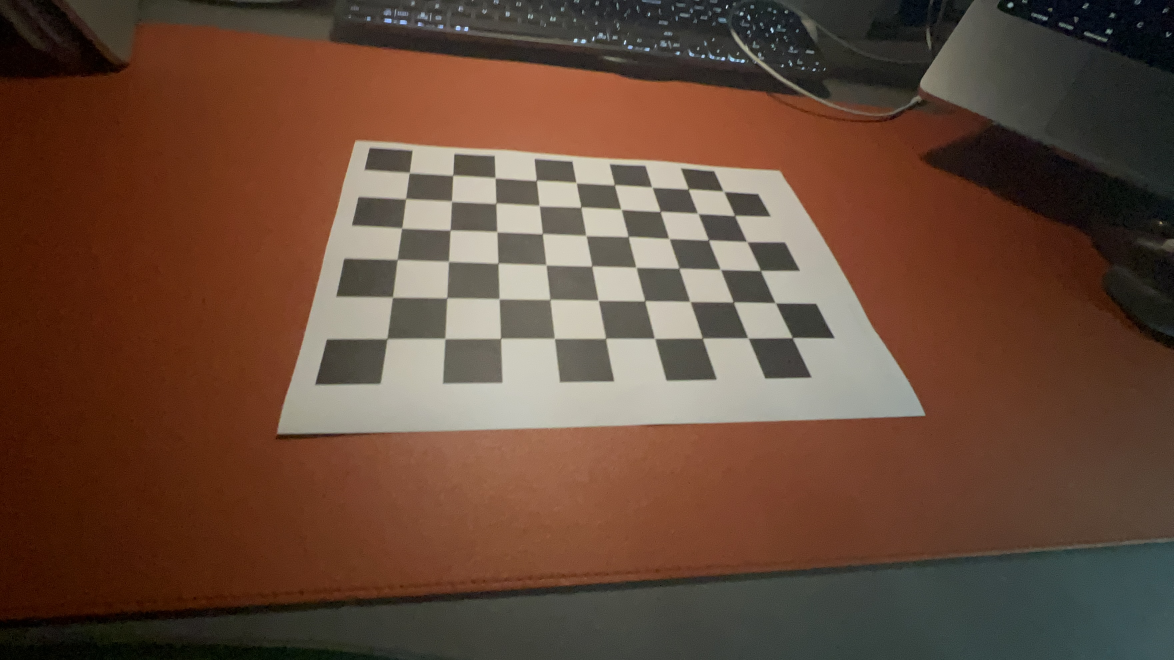
#> input picture hw4/chessboard/IMG_5877.JPG, 3520 x 1980 px (shown at 1/3 size)
$ python camera.py
#> lines starting #> are read from the running program, lines starting #| are printed output that depends on the picture
import cv2
import numpy as np
from tqdm import tqdm

# 步骤1: 相机标定
# 标定板的格子数
criteria = (cv2.TERM_CRITERIA_EPS + cv2.TERM_CRITERIA_MAX_ITER, 30, 0.001)
pattern_size = (9, 6)
# 创建一个数组用于保存标定板角点的坐标
objpoints = []
imgpoints = []

# 生成标定板上的三维点
objp = np.zeros((pattern_size[0] * pattern_size[1], 3), np.float32)
objp[:, :2] = np.mgrid[0:pattern_size[0], 0:pattern_size[1]].T.reshape(-1, 2)

# 读取标定板图片
calibration_images = ['./chessboard/IMG_5877.JPG', './chessboard/IMG_5878.JPG', './chessboard/IMG_5879.JPG', './chessboard/IMG_5880.JPG', './chessboard/IMG_5882.JPG',
          './chessboard/IMG_5883.JPG', './chessboard/IMG_5884.JPG', './chessboard/IMG_5885.JPG', './chessboard/IMG_5887.JPG', './chessboard/IMG_5888.JPG',
          './chessboard/IMG_5890.JPG', './chessboard/IMG_5893.JPG', './chessboard/IMG_5894.JPG', './chessboard/IMG_5895.JPG', './chessboard/IMG_5896.JPG',
          './chessboard/IMG_5897.JPG', './chessboard/IMG_5898.JPG', './chessboard/IMG_5899.JPG']

for fname in tqdm(calibration_images):
    img = cv2.imread(fname)
#> img is the input picture: shape (1980, 3520, 3); mean B, G, R 56.9, 73, 101.2
    img = cv2.resize(img, None, fx=0.4, fy=0.4, interpolation=cv2.INTER_CUBIC)
#> img: shape (792, 1408, 3)
    gray = cv2.cvtColor(img, cv2.COLOR_BGR2GRAY)
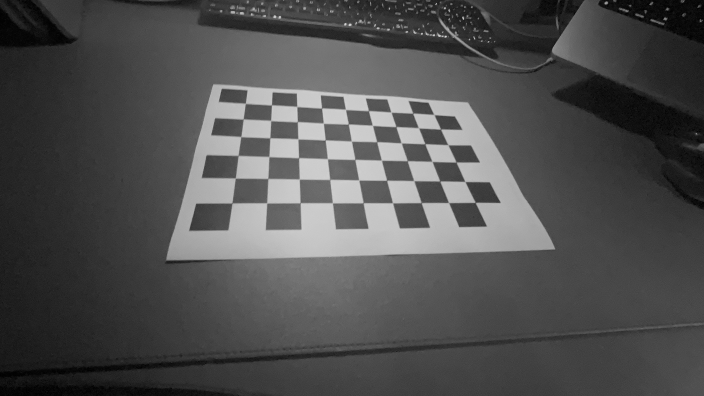
#> gray: shape (792, 1408) (shown at 1/2 size); min 0, max 253, mean 79.6

    # 查找标定板角点
    ret, corners = cv2.findChessboardCorners(gray, pattern_size, None)
#> ret = True; corners = 54 rows, first 8: [491.4, 207.5], [542.9, 210.5], [594.2, 213.5], [643.4, 216.7], [691.5, 219.2], [737.4, 222], [782.1, 224.4], [826.1, 226.7]
    # print(corners.shape)
    if ret:
        # 如果找到角点，添加对象点和图像点
        # cv2.cornerSubPix(gray, corners, (11, 11), (-1, -1), criteria)
        objpoints.append(objp)
        imgpoints.append(corners)
#> pass 2 of the loop `for fname in tqdm(calibration_images):`:
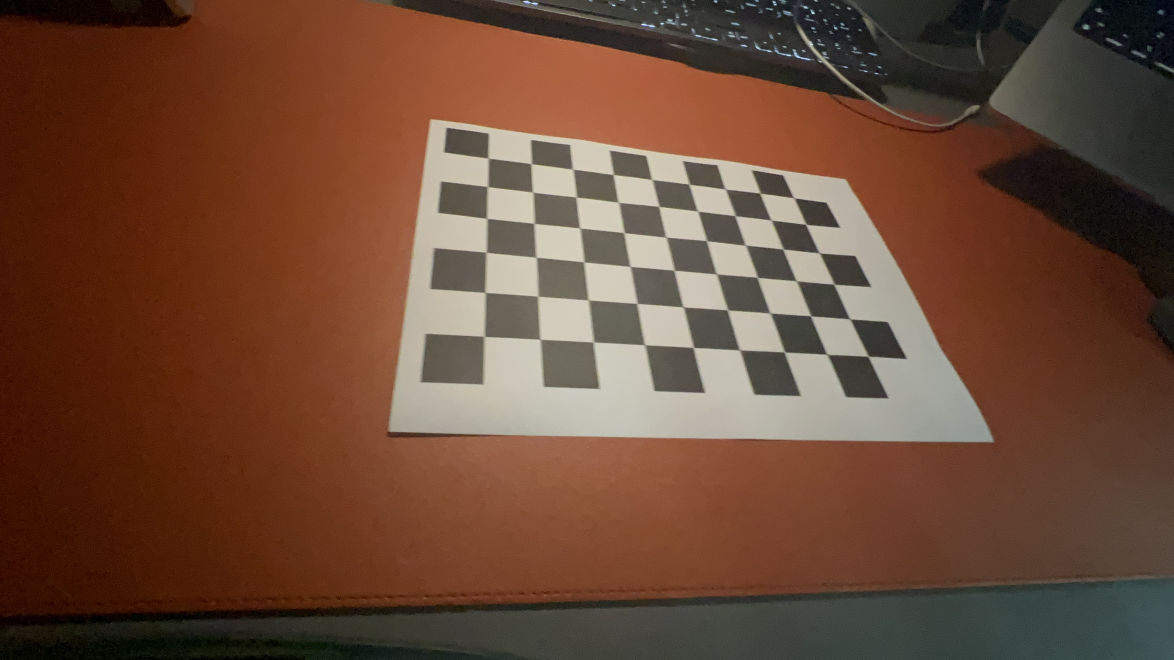
#> input picture hw4/chessboard/IMG_5878.JPG, 3520 x 1980 px (shown at 1/3 size)
#> img is the input picture: shape (1980, 3520, 3); mean B, G, R 54.8, 72.9, 105.8
#> img: shape (792, 1408, 3)
#> `gray = cv2.cvtColor(img, cv2.COLOR_BGR2GRAY)`:
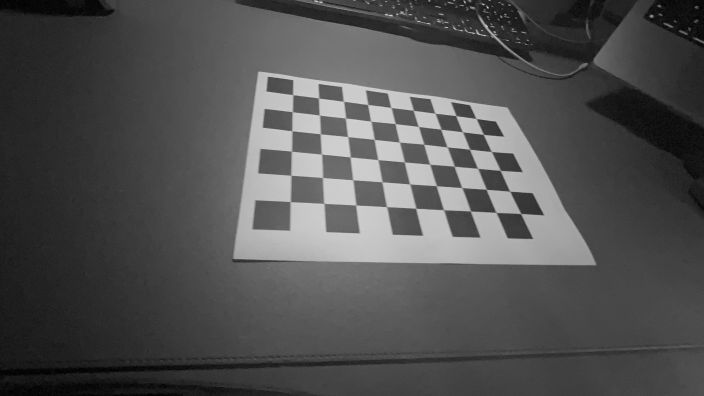
#> gray: shape (792, 1408) (shown at 1/2 size); min 0, max 244, mean 80.7
#> corners = 54 rows, first 8: [585.3, 189.5], [637.2, 196.6], [687.4, 203.4], [735.7, 209.6], [782.2, 215.5], [826.5, 221], [870.5, 227], [911.6, 231.7]
#> pass 3 of the loop `for fname in tqdm(calibration_images):`:
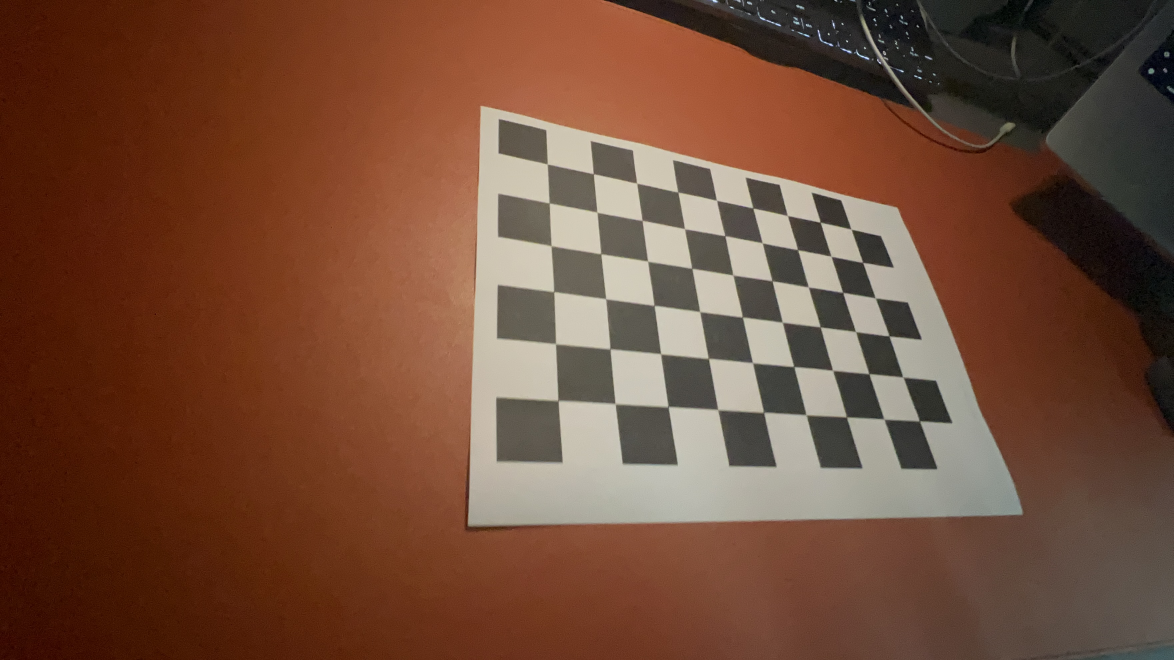
#> input picture hw4/chessboard/IMG_5879.JPG, 3520 x 1980 px (shown at 1/3 size)
#> img is the input picture: shape (1980, 3520, 3); mean B, G, R 56.2, 75.4, 113
#> img: shape (792, 1408, 3)
#> `gray = cv2.cvtColor(img, cv2.COLOR_BGR2GRAY)`:
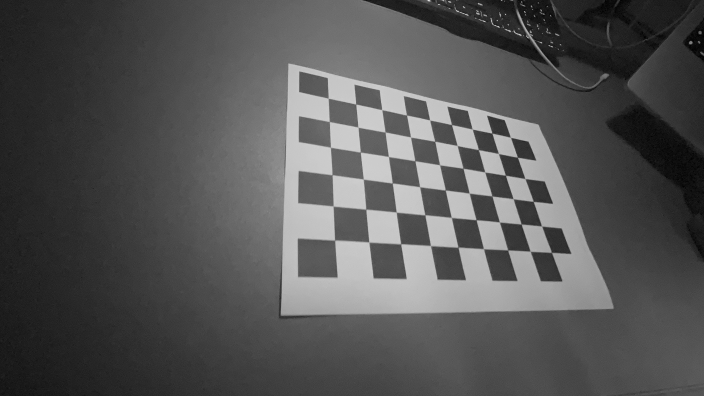
#> gray: shape (792, 1408) (shown at 1/2 size); min 0, max 250, mean 84.5
#> corners = 54 rows, first 8: [656.7, 196.9], [712.2, 208.6], [763.9, 219.7], [813.5, 230.5], [859.7, 240.3], [903.5, 249.7], [944.9, 258.7], [984.1, 266.5]
#> (the run stopped early here; a loop or call above may not have finished)
